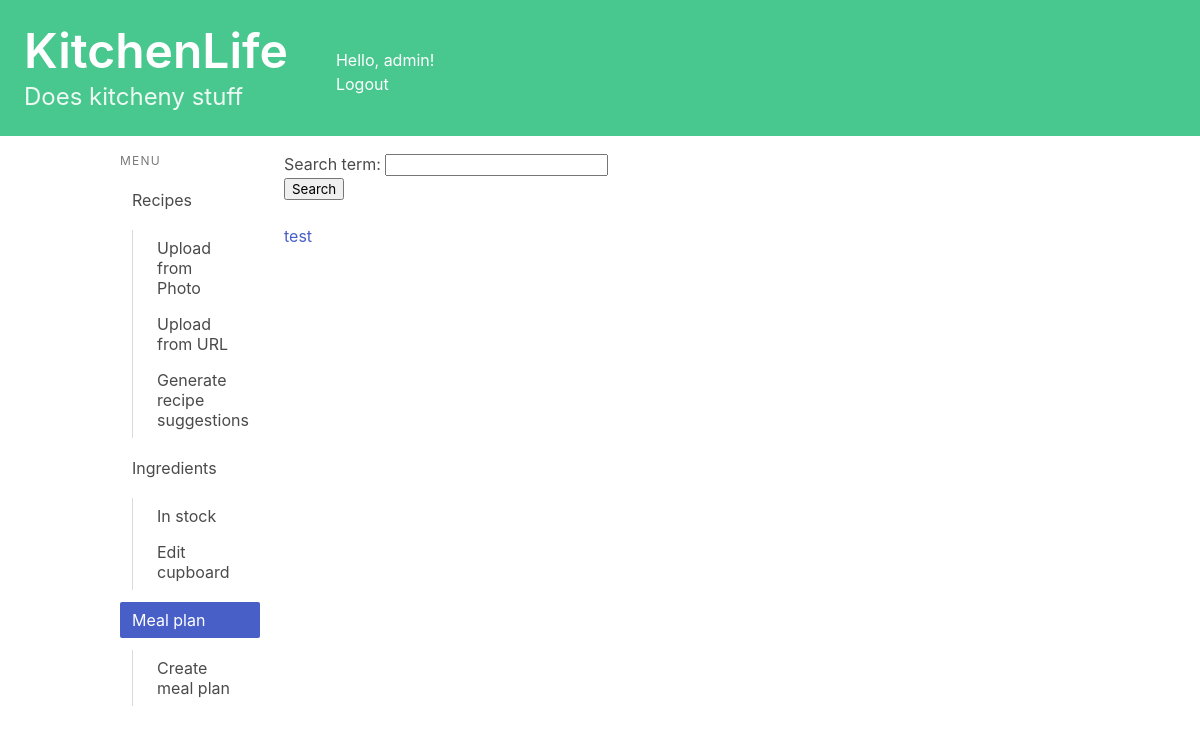
The page /mealplan/ (signed in) on the database as committed earlier.
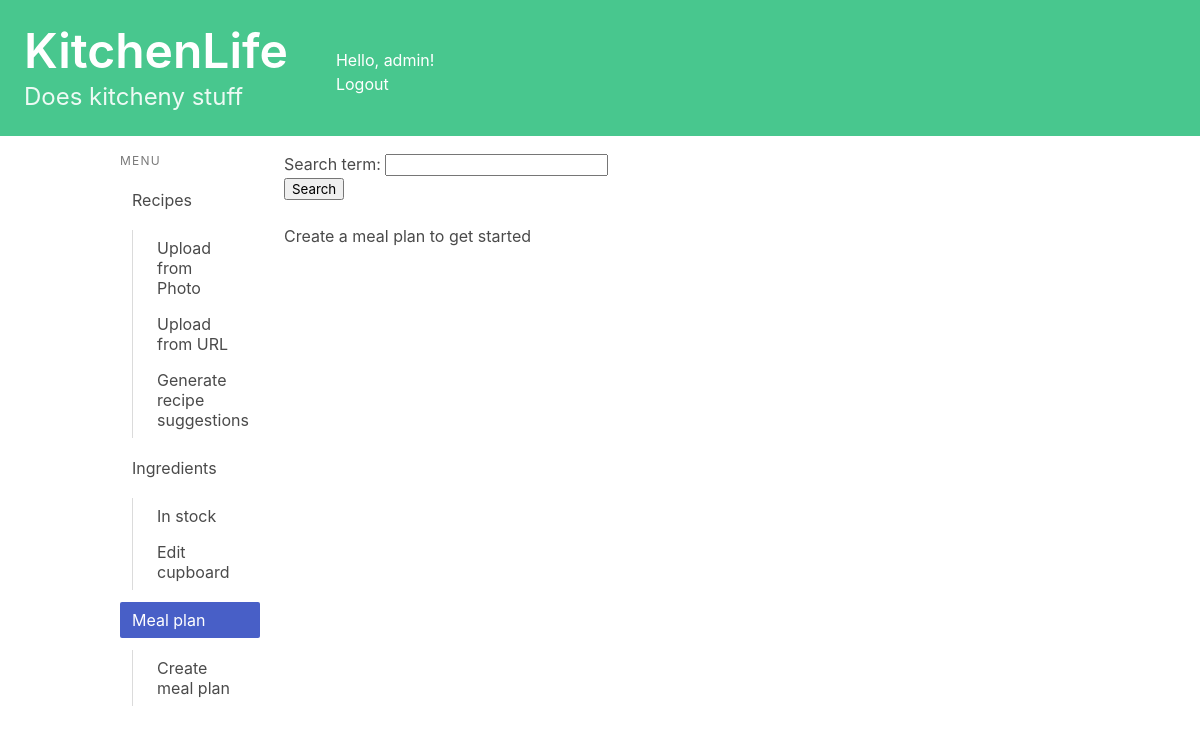
The same page on the database as committed later.
### mealplan/models.py (models this page shows, shortened)
class MealPlan(models.Model):
    name = models.CharField(max_length=100)
    recipes = models.ManyToManyField(Recipe)
    ingredients = models.ManyToManyField(Ingredient)
    owner = models.ForeignKey(User, on_delete=models.CASCADE, blank=True, null=True)

### mealplan/views.py (the view)
# urls.py: path('', views.meal_plan_index, name='meal_plan_index'),
@login_required
def meal_plan_index(request):
    if request.method == 'POST':
        form = SearchForm(request.POST)
        if form.is_valid():
            filtered_meal_plan = form.cleaned_data['search_term']
            meal_plan_list = MealPlan.objects.filter(name__contains=filtered_meal_plan, owner=request.user).order_by("name")
    else:
        form = SearchForm()
        meal_plan_list = MealPlan.objects.filter(owner=request.user).order_by("name")
    context = {'meal_plan_list': meal_plan_list, 'form': form}
    return render(request, 'mealplan/meal_plan_index.html', context)

### recipes/forms.py
class SearchForm(forms.Form):
    search_term = forms.CharField(max_length=50)

### recipes/templatetags/is_active.py (called while the page is built)
@register.simple_tag
def is_active(request, url):
    if reverse(url) == request.path:
        return "is-active"
    return ""

### mealplan/templates/mealplan/meal_plan_index.html (shortened to what this page needs)
{% extends 'base.html' %}
{% block content %}
<ul>
    <form method="post">
         {{ form.as_p }}
        <button type="submit">Search</button>
    </form>
    <br>
    {% if meal_plan_list %}
        {% for meal_plan in meal_plan_list %}
        <li><a href="{% url 'mealplan:meal_plan_detail' meal_plan.id %}">{{ meal_plan.name }}</a></li>
        {% endfor %}
    {% else %}
        <p>Create a meal plan to get started</p>
    {% endif %}
</ul>
{% endblock content %}

Rows that differ between the two databases and show on the page:
removed MealPlan: name "test"
Other text that changed with them:
text now shown: "Create a meal plan to get started"
